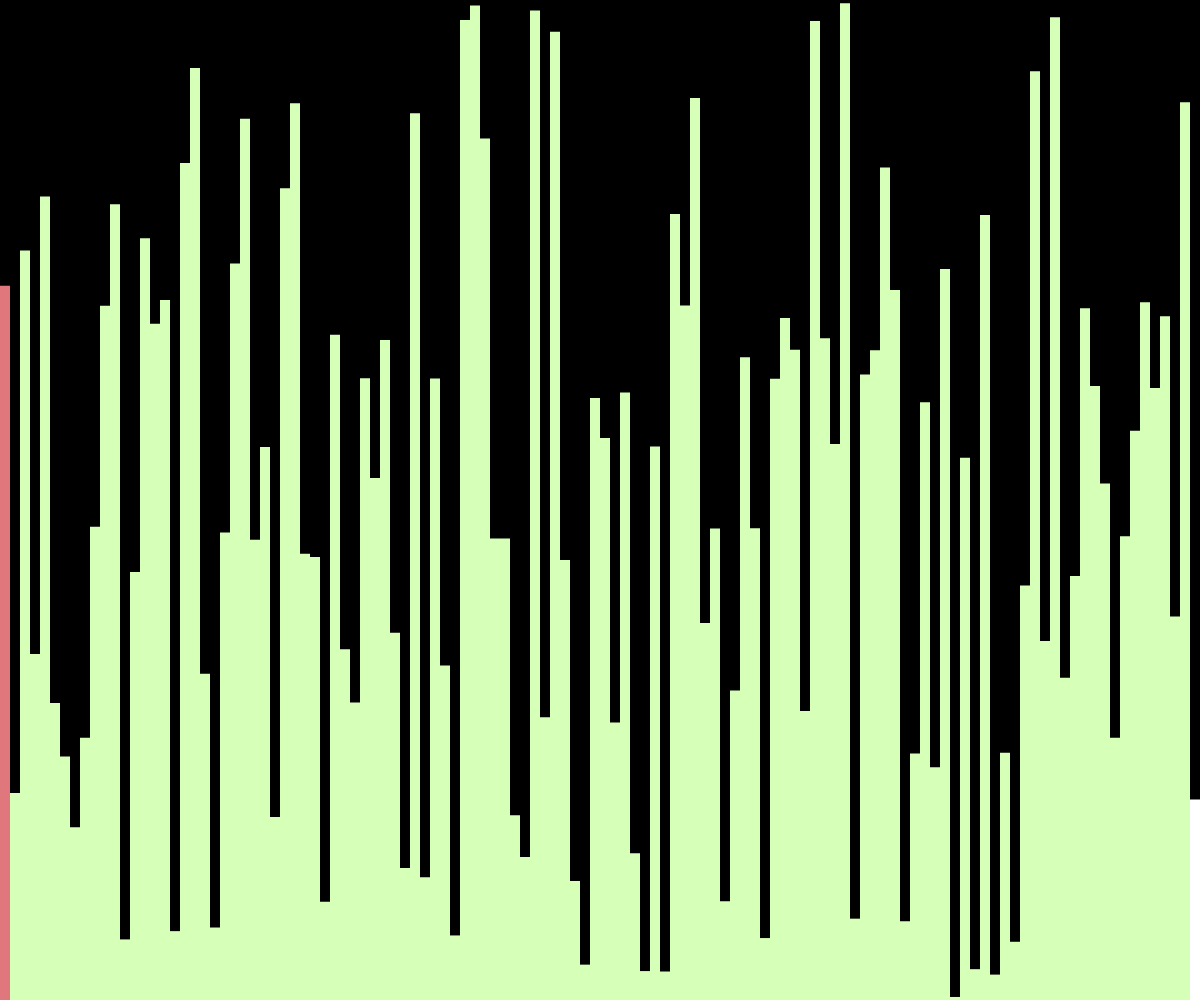
Frame 1 (no input)
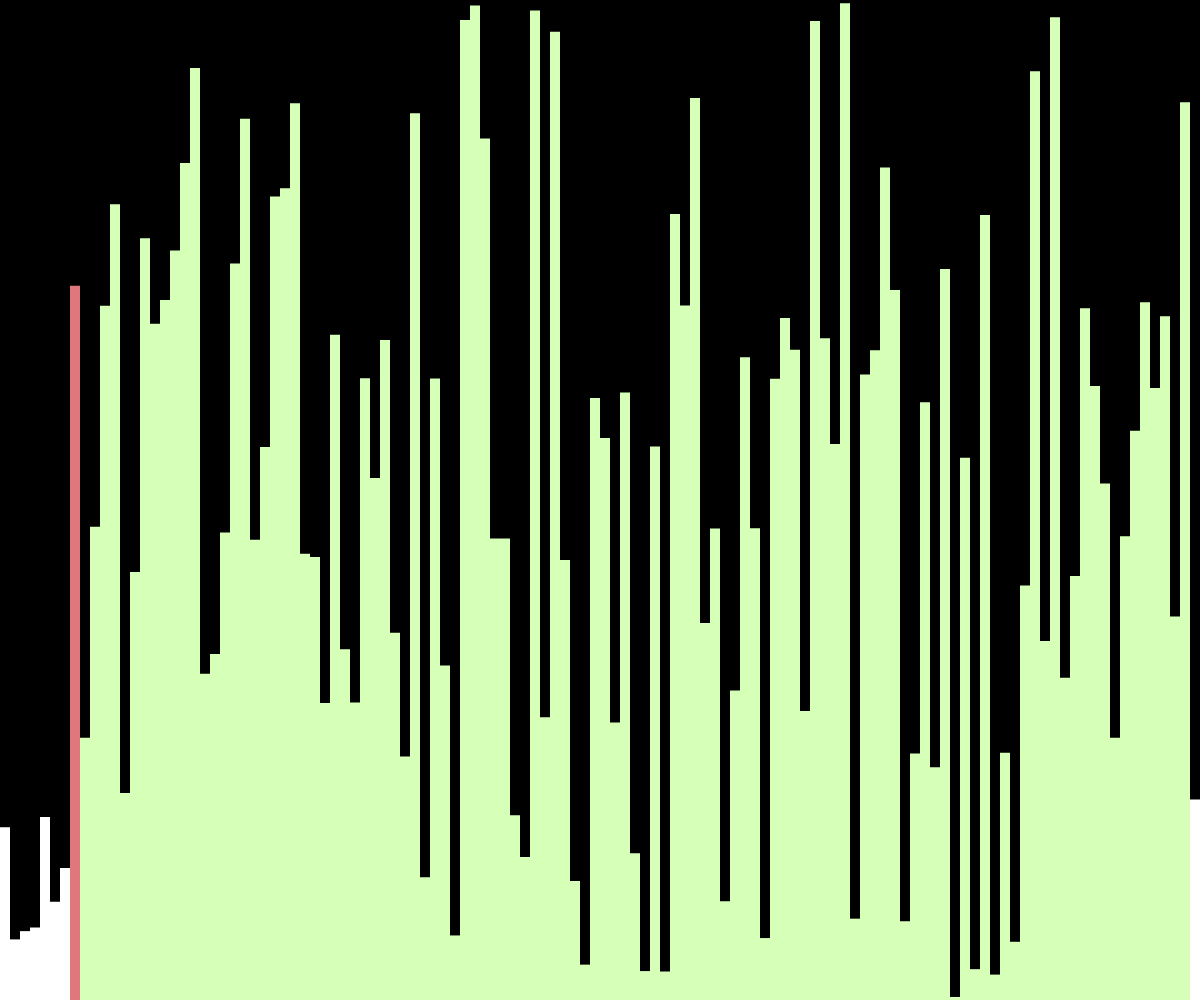
Frame 60 (no input)
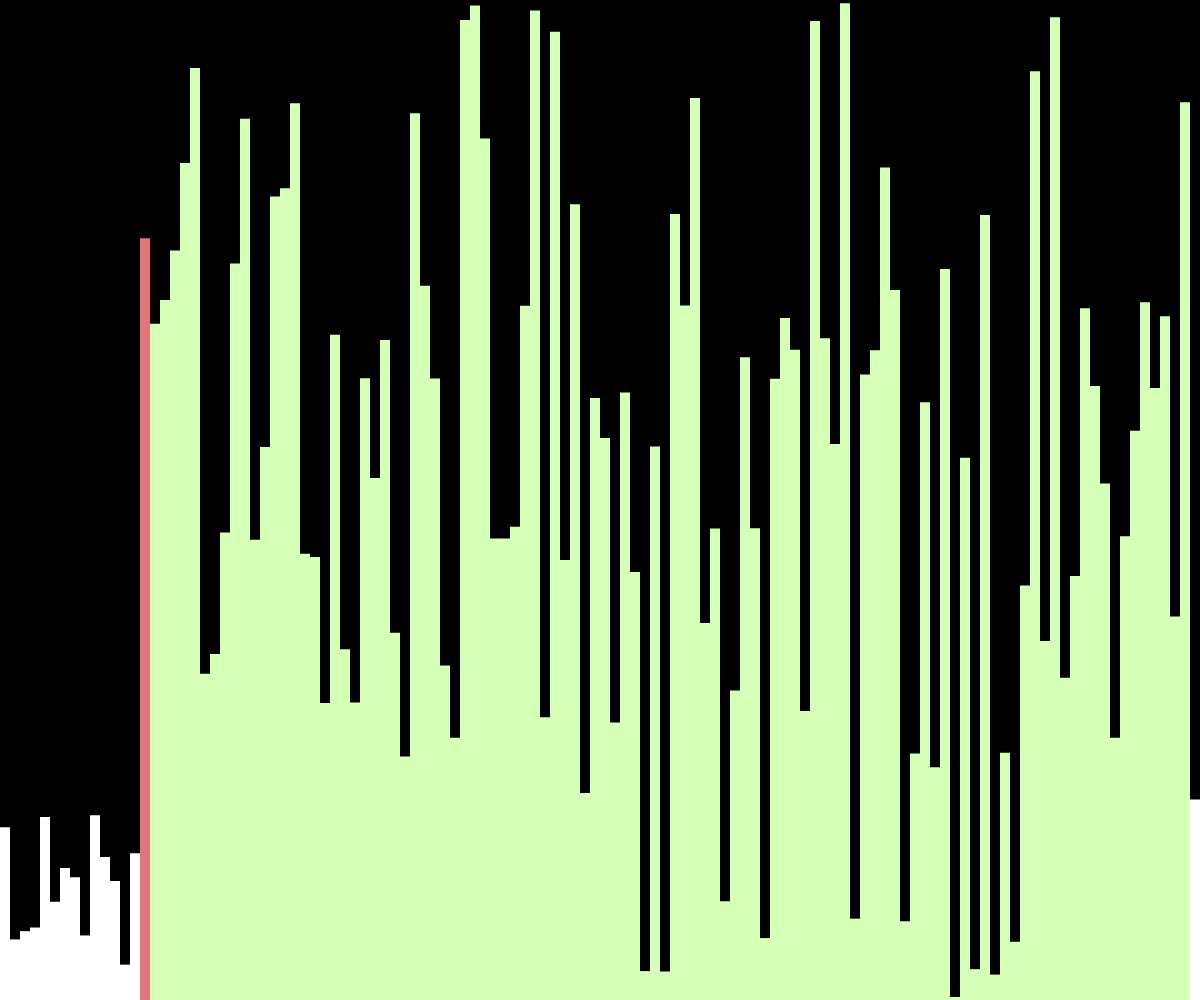
Frame 120 (the mouse pressed at the canvas centre since frame 60)

The p5.js sketch that drew these frames (run headless with seeded random() and noise() and a simulated clock; from frame 60 on, the mouse is pressed at the canvas centre):

// p5.js sketch
// ── sketch.js


let w = 10;
let states = [];
let values = [];

function setup() {
  let completed = 0
  createCanvas(windowWidth,windowHeight)
  values = new Array(floor(width/w));
  for (let i=0; i< values.length;i++){
    values[i] = random(height);
    states[i] = -1;
  }
  QuickSort(values, 0, values.length-1)
  completed = 1

}

function draw() {
  background(0);
  for (let i=0; i<values.length; i++){
    noStroke();
    if(states[i] == 0){
      fill("#E0777D")
    } else if (states[i] == 1){
      fill("#D6FFb7");
    }
    else{
      fill(255);

    }
    rect(i*w, height- values[i], w, values[i] );   
}
  
}

async function QuickSort(arr, start, end){
  if (start >= end){
    return;
  }
  let index = await partition(arr, start, end)
  states[index] = -1;
  await Promise.all([QuickSort(arr, start, index - 1), 
                     QuickSort(arr, index +1, end) ]);
  
}
async function partition(arr, start, end){
  for (let i =start; i< end; i++){
    states[i] = 1;
  }
  let pivotIndex = start;
  states[pivotIndex] = 0;
  let pivotValue = arr[end];
  for(let i =start; i < end; i++){
    if (arr[i]< pivotValue){
      await swap(arr, i, pivotIndex);
      states[pivotIndex] = -1;
      pivotIndex++;
      states[pivotIndex] = 0;
    }
  }
  await swap(arr, pivotIndex, end);
  for (let i =start; i<end; i++){
    if(i != pivotIndex){
      states[i] = -1;
    }
  }
  return pivotIndex;
}

async function swap(arr, a,b){
  await sleep(100);
  let temp = arr[a];
  arr[a] = arr[b];
  arr[b] = temp;
}
 
function sleep(ms){
  return new Promise(resolve => setTimeout(resolve, ms));
}
